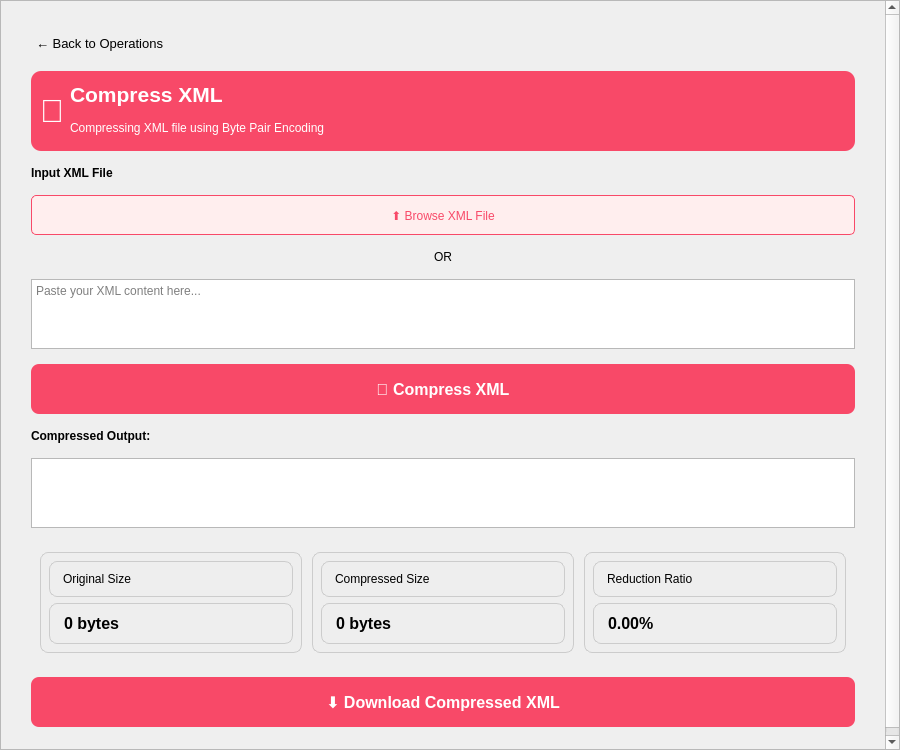
<?xml version="1.0" encoding="UTF-8"?>
<ui version="4.0">
 <class>CompressPage</class>
 <widget class="QScrollArea" name="CompressPage">
  <property name="geometry">
   <rect>
    <x>0</x>
    <y>0</y>
    <width>900</width>
    <height>750</height>
   </rect>
  </property>
  <property name="windowTitle">
   <string>Compress XML</string>
  </property>
  <property name="widgetResizable">
   <bool>true</bool>
  </property>
  <widget class="QWidget" name="scrollAreaWidgetContents">
   <layout class="QVBoxLayout" name="verticalLayout">
    <property name="spacing">
     <number>15</number>
    </property>
    <property name="leftMargin">
     <number>30</number>
    </property>
    <property name="topMargin">
     <number>30</number>
    </property>
    <property name="rightMargin">
     <number>30</number>
    </property>
    <property name="bottomMargin">
     <number>30</number>
    </property>
    
<item alignment="Qt::AlignLeft"> 
     <widget class="QPushButton" name="backButton">
      <property name="font">
       <font>
        <pointsize>10</pointsize>
       </font>
      </property>
      <property name="styleSheet">
       <string notr="true">
        /* Match the flat, text-focused style with black text */
        QPushButton {
         border: none;
         background-color: transparent;
         /* Set color to black */
         color: black; 
         padding: 5px;
         text-align: left; /* Text alignment inside button */
        }
        QPushButton:hover {
         text-decoration: underline;
        }
       </string>
      </property>
      <property name="text">
       <string>← Back to Operations</string>
      </property>
     </widget>
    </item>
    
    <item>
     <widget class="QWidget" name="headerWidget">
      <property name="minimumSize">
       <size>
        <width>0</width>
        <height>80</height>
       </size>
      </property>
      <property name="styleSheet">
       <string notr="true">background-color: #F84968; border-radius: 10px; color: white;</string>
      </property>
      <layout class="QHBoxLayout" name="horizontalLayout_header">
       <item>
        <widget class="QLabel" name="iconLabel">
         <property name="text">
          <string>💾</string>
         </property>
         <property name="font">
          <font>
           <pointsize>24</pointsize>
          </font>
         </property>
         <property name="alignment">
          <set>Qt::AlignCenter</set>
         </property>
        </widget>
       </item>
       <item>
        <layout class="QVBoxLayout" name="verticalLayout_title">
         <item>
          <widget class="QLabel" name="titleLabel">
           <property name="font">
            <font>
             <pointsize>16</pointsize>
             <weight>75</weight>
             <bold>true</bold>
            </font>
           </property>
           <property name="text">
            <string>Compress XML</string>
           </property>
          </widget>
         </item>
         <item>
          <widget class="QLabel" name="subtitleLabel">
           <property name="text">
            <string>Compressing XML file using Byte Pair Encoding</string>
           </property>
          </widget>
         </item>
        </layout>
       </item>
       <item>
        <spacer name="horizontalSpacer">
         <property name="orientation">
          <enum>Qt::Horizontal</enum>
         </property>
         <property name="sizeHint" stdset="0">
          <size>
           <width>40</width>
           <height>20</height>
          </size>
         </property>
        </spacer>
       </item>
      </layout>
     </widget>
    </item>
    
    <item>
     <widget class="QLabel" name="inputLabel">
      <property name="font">
       <font>
        <weight>75</weight>
        <bold>false</bold>
       </font>
      </property>
      <property name="styleSheet">
       <string notr="true">color: black;</string>
      </property>
      <property name="text">
       <string>Input XML File</string>
      </property>
     </widget>
    </item>
    
    <item>
     <widget class="QPushButton" name="browseButton">
      <property name="minimumSize">
       <size>
        <width>0</width>
        <height>40</height>
       </size>
      </property>
      <property name="styleSheet">
       <string notr="true">background-color: #FEE; color: #F84968; border: 1px solid #F84968; border-radius: 5px;</string>
      </property>
      <property name="text">
       <string>⬆️ Browse XML File</string>
      </property>
     </widget>
    </item>
    
    <item>
     <widget class="QLabel" name="orSeparator">
      <property name="text">
       <string>OR</string>
      </property>
      <property name="alignment">
       <set>Qt::AlignCenter</set>
      </property>
     </widget>
    </item>
    
    <item>
     <widget class="QTextEdit" name="inputTextEdit">
      <property name="sizePolicy">
       <sizepolicy hsizetype="Expanding" vsizetype="Expanding">
        <horstretch>0</horstretch>
        <verstretch>1</verstretch>
       </sizepolicy>
      </property>
      <property name="minimumHeight">
       <number>150</number>
      </property>
      <property name="styleSheet">
       <string notr="true">
        color: black;
        /* Style the placeholder text color */
        QTextEdit::placeholder {
            color: #F84968; /* Use the theme color for the placeholder */
        }
       </string>
      </property>
      <property name="placeholderText">
       <string>Paste your XML content here...</string>
      </property>
     </widget>
    </item>
    
    <item>
     <widget class="QPushButton" name="minifyButton">
      <property name="minimumSize">
       <size>
        <width>0</width>
        <height>50</height>
       </size>
      </property>
      <property name="font">
       <font>
        <pointsize>12</pointsize>
        <weight>75</weight>
        <bold>true</bold>
       </font>
      </property>
      <property name="styleSheet">
       <string notr="true">background-color: #F84968; color: white; border-radius: 8px;</string>
      </property>
      <property name="text">
       <string>💾 Compress XML</string>
      </property>
     </widget>
    </item>
    
    <item>
     <widget class="QLabel" name="outputLabel">
      <property name="font">
       <font>
        <weight>75</weight>
        <bold>true</bold>
       </font>
      </property>
      <property name="text">
       <string>Compressed Output:</string>
      </property>
      <property name="visible">
       <bool>false</bool>
      </property>
      <property name="styleSheet">
       <string notr="true">color: black;</string>
      </property>
     </widget>
    </item>
    
    <item>
     <widget class="QTextEdit" name="outputTextEdit">
      <property name="visible">
       <bool>false</bool>
      </property>
      <property name="minimumHeight">
       <number>150</number>
      </property>
      <property name="readOnly">
       <bool>true</bool>
      </property>
      <property name="styleSheet">
       <string notr="true">color: black;</string>
      </property>
     </widget>
    </item>
    
    <item>
     <widget class="QWidget" name="statsContainer">
      <property name="visible">
       <bool>false</bool>
      </property>
      <layout class="QHBoxLayout" name="horizontalLayout_stats">
       <property name="spacing">
        <number>10</number>
       </property>
       
       <item>
        <widget class="QWidget" name="originalSizeBox">
         <property name="styleSheet">
          <string notr="true">background-color: #EEE; border-radius: 8px; padding: 10px; border: 1px solid #CCC; color: black;</string>
         </property>
         <layout class="QVBoxLayout" name="verticalLayout_original">
          <item>
           <widget class="QLabel" name="label_original">
            <property name="text">
             <string>Original Size</string>
            </property>
           </widget>
          </item>
          <item>
           <widget class="QLabel" name="originalSizeLabel">
            <property name="font">
             <font>
              <pointsize>12</pointsize>
              <weight>75</weight>
              <bold>true</bold>
             </font>
            </property>
            <property name="text">
             <string>0 bytes</string>
            </property>
           </widget>
          </item>
         </layout>
        </widget>
       </item>
       
       <item>
        <widget class="QWidget" name="compressedSizeBox">
         <property name="styleSheet">
          <string notr="true">background-color: #EEE; border-radius: 8px; padding: 10px; border: 1px solid #CCC; color: black;</string>
         </property>
         <layout class="QVBoxLayout" name="verticalLayout_compressed">
          <item>
           <widget class="QLabel" name="label_compressed">
            <property name="text">
             <string>Compressed Size</string>
            </property>
           </widget>
          </item>
          <item>
           <widget class="QLabel" name="compressedSizeLabel">
            <property name="font">
             <font>
              <pointsize>12</pointsize>
              <weight>75</weight>
              <bold>true</bold>
             </font>
            </property>
            <property name="text">
             <string>0 bytes</string>
            </property>
           </widget>
          </item>
         </layout>
        </widget>
       </item>
       
       <item>
        <widget class="QWidget" name="reductionRatioBox">
         <property name="styleSheet">
          <string notr="true">background-color: #EEE; border-radius: 8px; padding: 10px; border: 1px solid #CCC; color: black;</string>
         </property>
         <layout class="QVBoxLayout" name="verticalLayout_reduction">
          <item>
           <widget class="QLabel" name="label_reduction">
            <property name="text">
             <string>Reduction Ratio</string>
            </property>
           </widget>
          </item>
          <item>
           <widget class="QLabel" name="reductionLabel">
            <property name="font">
             <font>
              <pointsize>12</pointsize>
              <weight>75</weight>
              <bold>true</bold>
             </font>
            </property>
            <property name="text">
             <string>0.00%</string>
            </property>
           </widget>
          </item>
         </layout>
        </widget>
       </item>
      </layout>
     </widget>
    </item>
    
    <item>
     <widget class="QPushButton" name="downloadButton">
      <property name="minimumSize">
       <size>
        <width>0</width>
        <height>50</height>
       </size>
      </property>
      <property name="font">
       <font>
        <pointsize>12</pointsize>
        <weight>75</weight>
        <bold>true</bold>
       </font>
      </property>
      <property name="styleSheet">
       <string notr="true">background-color: #F84968; color: white; border-radius: 8px;</string>
      </property>
      <property name="text">
       <string>⬇️ Download Compressed XML</string>
      </property>
      <property name="visible">
       <bool>false</bool>
      </property>
     </widget>
    </item>
    
    <item>
     <spacer name="verticalSpacer">
      <property name="orientation">
       <enum>Qt::Vertical</enum>
      </property>
      <property name="sizeHint" stdset="0">
       <size>
        <width>20</width>
        <height>40</height>
       </size>
      </property>
     </spacer>
    </item>
    
   </layout>
  </widget>
 </widget>
 <resources/>
 <connections/>
</ui>
